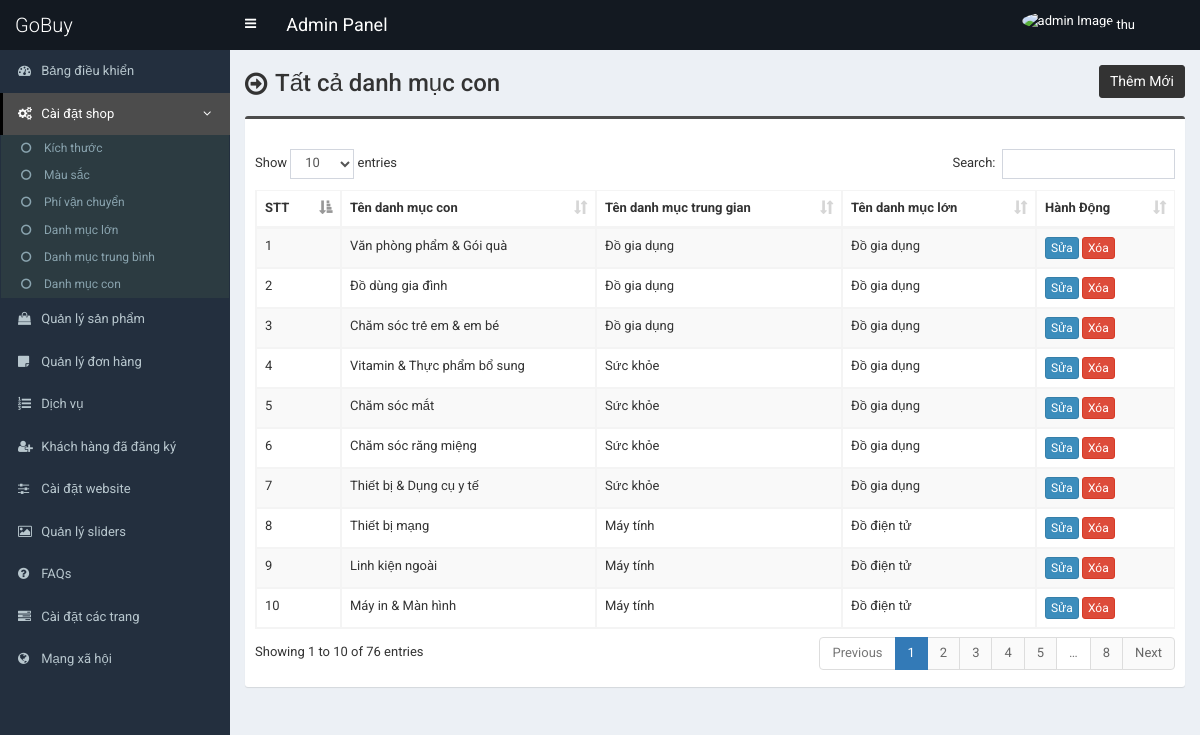
The app's page /admin/end-category.php (signed in), older data.
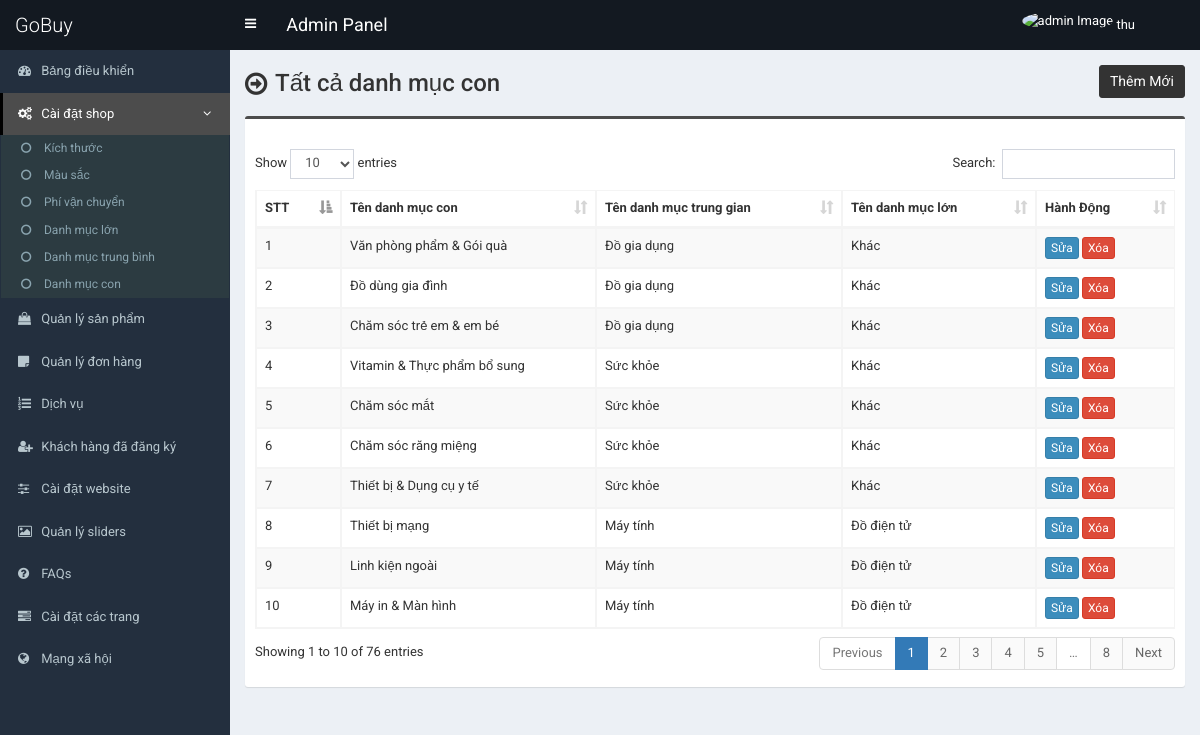
The same page, newer data.
### tables this page shows
CREATE TABLE `table_end_category` (
  `ecat_id` int(11) NOT NULL,
  `ecat_name` text NOT NULL,
  `mcat_id` int(11) NOT NULL
);

CREATE TABLE `table_top_category` (
  `tcat_id` int(11) NOT NULL,
  `tcat_name` text NOT NULL,
  `show_on_menu` int(1) NOT NULL
);

CREATE TABLE `table_mid_category` (
  `mcat_id` int(11) NOT NULL,
  `mcat_name` text NOT NULL,
  `tcat_id` int(11) NOT NULL
);

### admin/end-category.php (the view, shortened to what this page needs)
<?php require_once('header.php'); ?>
<section class="content-header">
    <div class="content-header-left">
        <h1>Tất cả danh mục con</h1>
    </div>
    <div class="content-header-right">
        <a href="end-category-add.php" class="btn btn-primary btn-sm">Thêm Mới</a>
    </div>
</section>
<section class="content">
    <div class="row">
        <div class="col-md-12">
            <div class="box box-info">
                <div class="box-body table-responsive">
                    <table id="example1" class="table table-bordered table-hover table-striped">
                        <thead>
                            <tr>
                                <th>STT</th>
                                <th>Tên danh mục con</th>
                                <th>Tên danh mục trung gian</th>
                                <th>Tên danh mục lớn</th>
                                <th>Hành Động</th>
                            </tr>
                        </thead>
                        <tbody>
                            <?php
                            $i = 0;
                            $statement = $pdo->prepare("SELECT *
                                    FROM table_end_category t1
                                    JOIN table_mid_category t2
                                    ON t1.mcat_id = t2.mcat_id
                                    JOIN table_top_category t3
                                    ON t2.tcat_id = t3.tcat_id
                                    ORDER BY t1.ecat_id DESC
                                    ");
                            $statement->execute();
                            $result = $statement->fetchAll(PDO::FETCH_ASSOC);
                            foreach ($result as $row) {
                                $i++;
                            ?>
                            <tr>
                                <td><?php echo $i; ?></td>
                                <td><?php echo $row['ecat_name']; ?></td>
                                <td><?php echo $row['mcat_name']; ?></td>
                                <td><?php echo $row['tcat_name']; ?></td>
                                <td>
                                    <a href="end-category-edit.php?id=<?php echo $row['ecat_id']; ?>"
                                        class="btn btn-primary btn-xs">Sửa</a>
                                    <a href="#" class="btn btn-danger btn-xs"
                                        data-href="end-category-delete.php?id=<?php echo $row['ecat_id']; ?>"
                                        data-toggle="modal" data-target="#confirm-delete">Xóa</a>
                                </td>
                            </tr>
                            <?php
                            }
                            ?>
                        </tbody>
                    </table>
                </div>
            </div>
</section>
<?php require_once('footer.php'); ?>

Row changes from the older to the newer data that the page shows:
changed through a linked row, table_end_category "Văn phòng phẩm & Gói quà": table_top_category.tcat_name "Đồ gia dụng" → "Khác"
changed through a linked row, table_end_category "Đồ dùng gia đình": table_top_category.tcat_name "Đồ gia dụng" → "Khác"
changed through a linked row, table_end_category "Chăm sóc trẻ em & em bé": table_top_category.tcat_name "Đồ gia dụng" → "Khác"
changed through a linked row, table_end_category "Vitamin & Thực phẩm bổ sung": table_top_category.tcat_name "Đồ gia dụng" → "Khác"
changed through a linked row, table_end_category "Chăm sóc mắt": table_top_category.tcat_name "Đồ gia dụng" → "Khác"
changed through a linked row, table_end_category "Chăm sóc răng miệng": table_top_category.tcat_name "Đồ gia dụng" → "Khác"
changed through a linked row, table_end_category "Thiết bị & Dụng cụ y tế": table_top_category.tcat_name "Đồ gia dụng" → "Khác"
